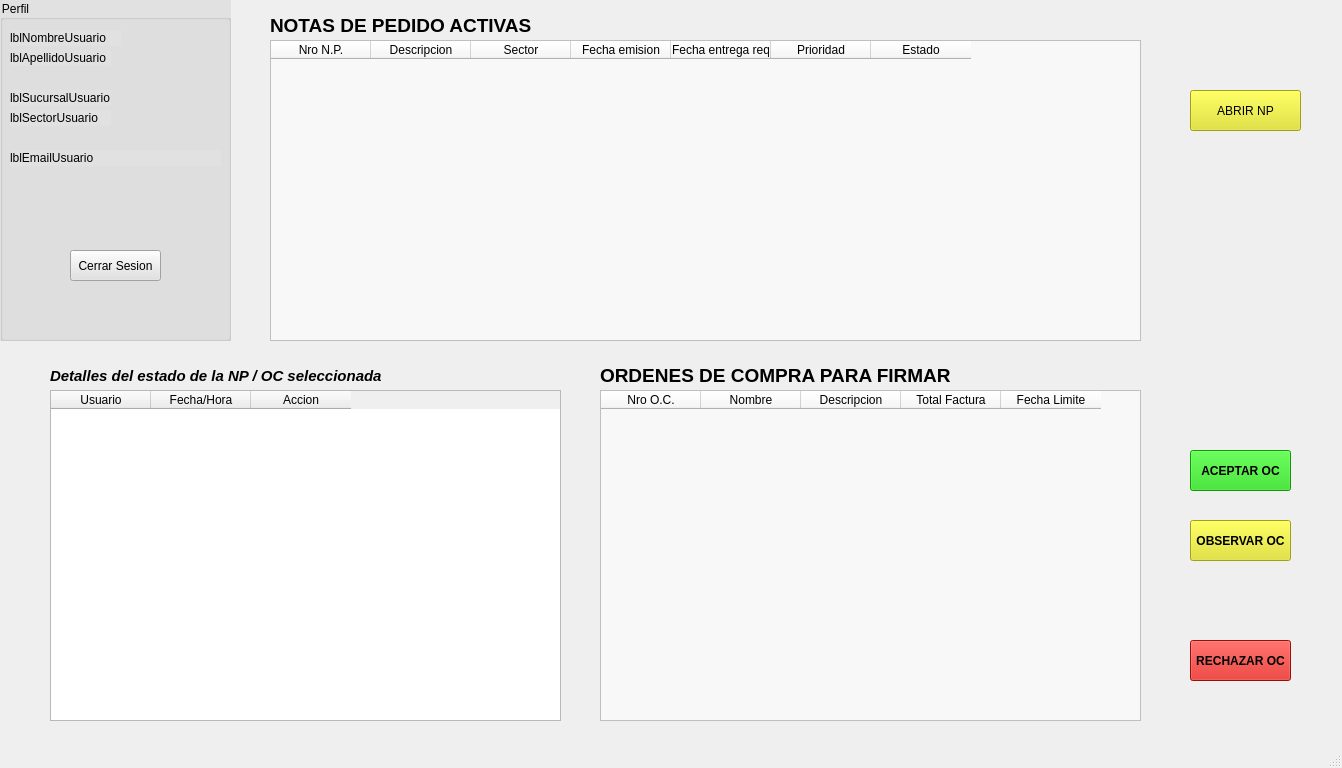
<?xml version="1.0" encoding="UTF-8"?>
<ui version="4.0">
 <class>pantallaGerenteGeneral</class>
 <widget class="QMainWindow" name="pantallaGerenteGeneral">
  <property name="geometry">
   <rect>
    <x>0</x>
    <y>0</y>
    <width>1342</width>
    <height>768</height>
   </rect>
  </property>
  <property name="minimumSize">
   <size>
    <width>800</width>
    <height>600</height>
   </size>
  </property>
  <property name="maximumSize">
   <size>
    <width>1366</width>
    <height>768</height>
   </size>
  </property>
  <property name="windowTitle">
   <string>Pantalla Principal</string>
  </property>
  <widget class="QWidget" name="centralwidget">
   <widget class="QGroupBox" name="groupBox">
    <property name="geometry">
     <rect>
      <x>0</x>
      <y>0</y>
      <width>231</width>
      <height>341</height>
     </rect>
    </property>
    <property name="styleSheet">
     <string notr="true">background-color: rgb(225, 225, 225);</string>
    </property>
    <property name="title">
     <string>Perfil</string>
    </property>
    <widget class="QLabel" name="lblNombreUsuario">
     <property name="geometry">
      <rect>
       <x>10</x>
       <y>30</y>
       <width>111</width>
       <height>16</height>
      </rect>
     </property>
     <property name="text">
      <string>lblNombreUsuario</string>
     </property>
    </widget>
    <widget class="QLabel" name="lblApellidoUsuario">
     <property name="geometry">
      <rect>
       <x>10</x>
       <y>50</y>
       <width>101</width>
       <height>16</height>
      </rect>
     </property>
     <property name="text">
      <string>lblApellidoUsuario</string>
     </property>
    </widget>
    <widget class="QLabel" name="lblSucursalUsuario">
     <property name="geometry">
      <rect>
       <x>10</x>
       <y>90</y>
       <width>101</width>
       <height>16</height>
      </rect>
     </property>
     <property name="text">
      <string>lblSucursalUsuario</string>
     </property>
    </widget>
    <widget class="QLabel" name="lblSectorUsuario">
     <property name="geometry">
      <rect>
       <x>10</x>
       <y>110</y>
       <width>101</width>
       <height>16</height>
      </rect>
     </property>
     <property name="text">
      <string>lblSectorUsuario</string>
     </property>
    </widget>
    <widget class="QLabel" name="label">
     <property name="geometry">
      <rect>
       <x>10</x>
       <y>150</y>
       <width>211</width>
       <height>16</height>
      </rect>
     </property>
     <property name="text">
      <string>lblEmailUsuario</string>
     </property>
    </widget>
    <widget class="QPushButton" name="btnCerrarSesion_Generador">
     <property name="geometry">
      <rect>
       <x>70</x>
       <y>250</y>
       <width>91</width>
       <height>31</height>
      </rect>
     </property>
     <property name="text">
      <string>Cerrar Sesion</string>
     </property>
    </widget>
   </widget>
   <widget class="QLabel" name="label_2">
    <property name="geometry">
     <rect>
      <x>270</x>
      <y>10</y>
      <width>521</width>
      <height>31</height>
     </rect>
    </property>
    <property name="font">
     <font>
      <pointsize>14</pointsize>
      <bold>true</bold>
     </font>
    </property>
    <property name="text">
     <string>NOTAS DE PEDIDO ACTIVAS</string>
    </property>
   </widget>
   <widget class="QTableWidget" name="tablaNPactivasGG">
    <property name="geometry">
     <rect>
      <x>270</x>
      <y>40</y>
      <width>871</width>
      <height>301</height>
     </rect>
    </property>
    <property name="styleSheet">
     <string notr="true">background-color: rgb(248, 248, 248);</string>
    </property>
    <column>
     <property name="text">
      <string>Nro N.P.</string>
     </property>
    </column>
    <column>
     <property name="text">
      <string>Descripcion</string>
     </property>
    </column>
    <column>
     <property name="text">
      <string>Sector</string>
     </property>
    </column>
    <column>
     <property name="text">
      <string>Fecha emision</string>
     </property>
    </column>
    <column>
     <property name="text">
      <string>Fecha entrega req</string>
     </property>
    </column>
    <column>
     <property name="text">
      <string>Prioridad</string>
     </property>
    </column>
    <column>
     <property name="text">
      <string>Estado</string>
     </property>
    </column>
   </widget>
   <widget class="QPushButton" name="btnAbrirNP_GG">
    <property name="geometry">
     <rect>
      <x>1190</x>
      <y>90</y>
      <width>111</width>
      <height>41</height>
     </rect>
    </property>
    <property name="styleSheet">
     <string notr="true">background-color: rgb(223, 226, 25);
color: rgb(0, 0, 0);</string>
    </property>
    <property name="text">
     <string>ABRIR NP</string>
    </property>
   </widget>
   <widget class="QTableWidget" name="tablaDetallesEstado">
    <property name="geometry">
     <rect>
      <x>50</x>
      <y>390</y>
      <width>511</width>
      <height>331</height>
     </rect>
    </property>
    <column>
     <property name="text">
      <string>Usuario</string>
     </property>
    </column>
    <column>
     <property name="text">
      <string>Fecha/Hora</string>
     </property>
    </column>
    <column>
     <property name="text">
      <string>Accion</string>
     </property>
    </column>
   </widget>
   <widget class="QLabel" name="label_3">
    <property name="geometry">
     <rect>
      <x>50</x>
      <y>360</y>
      <width>361</width>
      <height>31</height>
     </rect>
    </property>
    <property name="font">
     <font>
      <pointsize>11</pointsize>
      <italic>true</italic>
      <bold>true</bold>
     </font>
    </property>
    <property name="text">
     <string>Detalles del estado de la NP / OC seleccionada</string>
    </property>
   </widget>
   <widget class="QLabel" name="label_4">
    <property name="geometry">
     <rect>
      <x>600</x>
      <y>360</y>
      <width>351</width>
      <height>31</height>
     </rect>
    </property>
    <property name="font">
     <font>
      <pointsize>14</pointsize>
      <bold>true</bold>
     </font>
    </property>
    <property name="text">
     <string>ORDENES DE COMPRA PARA FIRMAR</string>
    </property>
   </widget>
   <widget class="QTableWidget" name="tablaOCactivasGG">
    <property name="geometry">
     <rect>
      <x>600</x>
      <y>390</y>
      <width>541</width>
      <height>331</height>
     </rect>
    </property>
    <property name="styleSheet">
     <string notr="true">background-color: rgb(248, 248, 248);</string>
    </property>
    <column>
     <property name="text">
      <string>Nro O.C.</string>
     </property>
    </column>
    <column>
     <property name="text">
      <string>Nombre</string>
     </property>
    </column>
    <column>
     <property name="text">
      <string>Descripcion</string>
     </property>
    </column>
    <column>
     <property name="text">
      <string>Total Factura</string>
     </property>
    </column>
    <column>
     <property name="text">
      <string>Fecha Limite</string>
     </property>
    </column>
   </widget>
   <widget class="QPushButton" name="btnAceptarOC_GG">
    <property name="geometry">
     <rect>
      <x>1190</x>
      <y>450</y>
      <width>101</width>
      <height>41</height>
     </rect>
    </property>
    <property name="font">
     <font>
      <bold>true</bold>
     </font>
    </property>
    <property name="styleSheet">
     <string notr="true">color: rgb(0, 0, 0);
background-color: rgb(23, 212, 9);</string>
    </property>
    <property name="text">
     <string>ACEPTAR OC</string>
    </property>
   </widget>
   <widget class="QPushButton" name="btnRechazarOC_GG">
    <property name="geometry">
     <rect>
      <x>1190</x>
      <y>640</y>
      <width>101</width>
      <height>41</height>
     </rect>
    </property>
    <property name="font">
     <font>
      <bold>true</bold>
     </font>
    </property>
    <property name="styleSheet">
     <string notr="true">color: rgb(0, 0, 0);
background-color: rgb(211, 21, 14);</string>
    </property>
    <property name="text">
     <string>RECHAZAR OC</string>
    </property>
   </widget>
   <widget class="QPushButton" name="btnObservarOC_GG">
    <property name="geometry">
     <rect>
      <x>1190</x>
      <y>520</y>
      <width>101</width>
      <height>41</height>
     </rect>
    </property>
    <property name="font">
     <font>
      <bold>true</bold>
     </font>
    </property>
    <property name="styleSheet">
     <string notr="true">background-color: rgb(223, 226, 25);
color: rgb(0, 0, 0);</string>
    </property>
    <property name="text">
     <string>OBSERVAR OC</string>
    </property>
   </widget>
  </widget>
  <widget class="QMenuBar" name="menubar">
   <property name="geometry">
    <rect>
     <x>0</x>
     <y>0</y>
     <width>1342</width>
     <height>22</height>
    </rect>
   </property>
  </widget>
  <widget class="QStatusBar" name="statusbar"/>
 </widget>
 <resources/>
 <connections/>
</ui>
